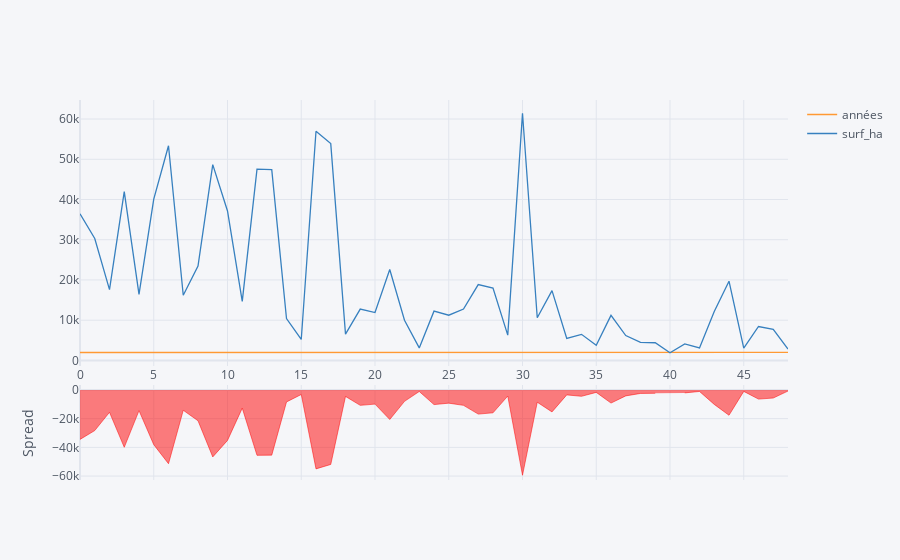

The notebook cell saved with this chart:
### Code cell
fig6 = df11[['années','surf_ha']].iplot(filename='fig6', kind='spread')

### Figure 1 — Plotly figure (JSON) as saved in the notebook; plotly's stock layout.template omitted (floating-point values rounded to 4 significant figures)
{"data": [{"line": {"color": "rgba(255, 153, 51, 1.0)", "dash": "solid", "shape": "linear", "width": 1.3}, "mode": "lines", "name": "années", "text": "", "type": "scatter", "x": [0, 1, 2, 3, 4, 5, 6, 7, 8, 9, 10, 11, 12, 13, 14, 15, 16, 17, 18, 19, 20, 21, 22, 23, 24, 25, 26, 27, 28, 29, 30, 31, 32, 33, 34, 35, 36, 37, 38, 39, 40, 41, 42, 43, 44, 45, 46, 47, 48], "y": [1973, 1974, 1975, 1976, 1977, 1978, 1979, 1980, 1981, 1982, 1983, 1984, 1985, 1986, 1987, 1988, 1989, 1990, 1991, 1992, 1993, 1994, 1995, 1996, 1997, 1998, 1999, 2000, 2001, 2002, 2003, 2004, 2005, 2006, 2007, 2008, 2009, 2010, 2011, 2012, 2013, 2014, 2015, 2016, 2017, 2018, 2019, 2020, 2021]}, {"line": {"color": "rgba(55, 128, 191, 1.0)", "dash": "solid", "shape": "linear", "width": 1.3}, "mode": "lines", "name": "surf_ha", "text": "", "type": "scatter", "x": [0, 1, 2, 3, 4, 5, 6, 7, 8, 9, 10, 11, 12, 13, 14, 15, 16, 17, 18, 19, 20, 21, 22, 23, 24, 25, 26, 27, 28, 29, 30, 31, 32, 33, 34, 35, 36, 37, 38, 39, 40, 41, 42, 43, 44, 45, 46, 47, 48], "y": [36460.0, 30300.0, 17590.0, 41940.0, 16410.0, 40110.0, 53360.0, 16190.0, 23478, 48660.0, 37160.0, 14700.0, 47540.0, 47400.0, 10400.0, 5208.0, 56973, 53900.0, 6549.0, 12770.0, 11900.0, 22610.0, 9988.0, 3119.0, 12250.0, 11240.0, 12780.0, 18860.0, 17970.0, 6298.0, 61420.0, 10600.0, 17360.0, 5486.0, 6486.0, 3746.0, 11200.0, 6184.0, 4499.0, 4392.0, 1923.0, 4115.0, 3112.0, 12140.0, 19690.0, 3066.0, 8434.0, 7698.0, 2837.0]}, {"connectgaps": false, "fill": "tozeroy", "line": {"color": "green", "dash": "solid", "shape": "linear", "width": 0.5}, "mode": "lines", "name": "Spread", "showlegend": false, "type": "scatter", "x": [0, 1, 2, 3, 4, 5, 6, 7, 8, 9, 10, 11, 12, 13, 14, 15, 16, 17, 18, 19, 20, 21, 22, 23, 24, 25, 26, 27, 28, 29, 30, 31, 32, 33, 34, 35, 36, 37, 38, 39, 40, 41, 42, 43, 44, 45, 46, 47, 48], "xaxis": "x2", "y": ["", "", "", "", "", "", "", "", "", "", "", "", "", "", "", "", "", "", "", "", "", "", "", "", "", "", "", "", "", "", "", "", "", "", "", "", "", "", "", "", 90.46, "", "", "", "", "", "", "", ""], "yaxis": "y2"}, {"connectgaps": false, "fill": "tozeroy", "line": {"color": "red", "dash": "solid", "shape": "linear", "width": 0.5}, "mode": "lines", "name": "Spread", "showlegend": false, "type": "scatter", "x": [0, 1, 2, 3, 4, 5, 6, 7, 8, 9, 10, 11, 12, 13, 14, 15, 16, 17, 18, 19, 20, 21, 22, 23, 24, 25, 26, 27, 28, 29, 30, 31, 32, 33, 34, 35, 36, 37, 38, 39, 40, 41, 42, 43, 44, 45, 46, 47, 48], "xaxis": "x2", "y": [-34490.0, -28320.0, -15610.0, -39970.0, -14430.0, -38130.0, -51390.0, -14210.0, -21497, -46680.0, -35170.0, -12710.0, -45560.0, -45410.0, -8408.0, -3220.0, -54984, -51910.0, -4558.0, -10770.0, -9908.0, -20610.0, -7993.0, -1123.0, -10250.0, -9245.0, -10780.0, -16860.0, -15960.0, -4296.0, -59420.0, -8592.0, -15350.0, -3480.0, -4479.0, -1738.0, -9195.0, -4174.0, -2488.0, -2380.0, "", -2101.0, -1097.0, -10120.0, -17670.0, -1048.0, -6415.0, -5678.0, -816.4], "yaxis": "y2"}], "layout": {"hovermode": "x", "legend": {"bgcolor": "#F5F6F9", "font": {"color": "#4D5663"}}, "paper_bgcolor": "#F5F6F9", "plot_bgcolor": "#F5F6F9", "title": {"font": {"color": "#4D5663"}}, "xaxis": {"gridcolor": "#E1E5ED", "showgrid": true, "tickfont": {"color": "#4D5663"}, "title": {"font": {"color": "#4D5663"}, "text": ""}, "zerolinecolor": "#E1E5ED"}, "xaxis2": {"anchor": "y2", "gridcolor": "#E1E5ED", "showgrid": true, "showticklabels": false, "tickfont": {"color": "#4D5663"}, "title": {"font": {"color": "#4D5663"}, "text": ""}, "zerolinecolor": "#E1E5ED"}, "yaxis": {"domain": [0.3, 1], "gridcolor": "#E1E5ED", "showgrid": true, "tickfont": {"color": "#4D5663"}, "title": {"font": {"color": "#4D5663"}, "text": ""}, "zerolinecolor": "#E1E5ED"}, "yaxis2": {"domain": [0, 0.25], "gridcolor": "#E1E5ED", "showgrid": true, "tickfont": {"color": "#4D5663"}, "title": {"font": {"color": "#4D5663"}, "text": "Spread"}, "zerolinecolor": "#E1E5ED"}}}
